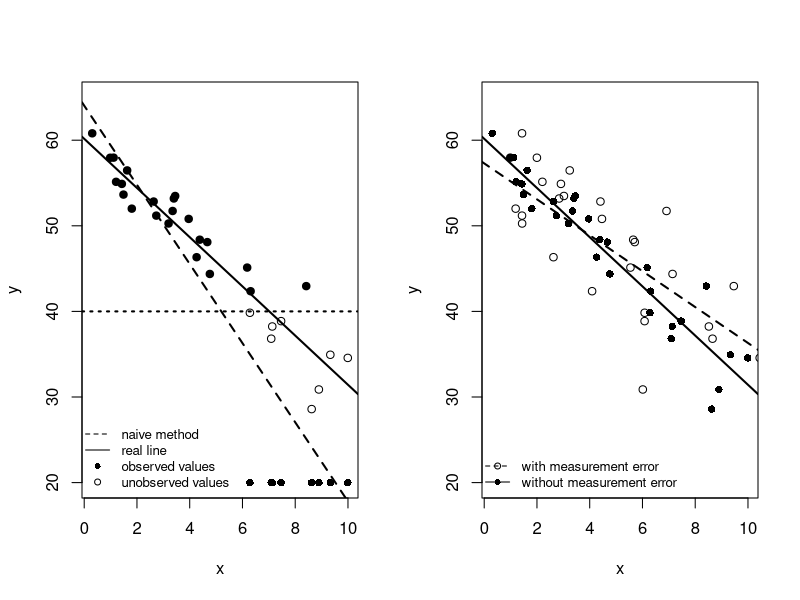

Generate this figure with R:
# Figure 3: censoring and measurement error 
png(file="Figure/Results/Figure 3.png", width=1000, height=500)
par(mfrow = c(1, 2))
set.seed(2023)

# sample size n = 20
n = 30
# Generate random x
x <- runif(n, 0, 10)

# Generate random y = - 10 * x + 100, where e ~ N(0, 5)
e <- rnorm(n, 0, 3)
y <- - 3 * x + 60 + e

# SubFigure 1: censoring
# impute the response value to half the detection limit if the value is < 6.
dl <- 40
y_censored <- ifelse(y < dl, 0.5 * dl, y)

# plot the least square line for imputed y
plot(x, y_censored, pch=16, ylab = "y", ylim = c(20, 65))
mod3 <- lm(y_censored ~ x)
abline(coefficients(mod3), lwd=2, lty = 2)

# Plot the least square line for true y
points(x, y)
mod1 <- lm(y ~ x)
abline(coefficients(mod1), lwd=2, lty = 1)
abline(h = dl, lwd = 2, lty = 3)

legend("bottomleft",c("naive method","real line","observed values", "unobserved values"), lty=c(2,1,0,0),pch=c(NA,NA,16,1), cex=0.8, bty = "n")


# SubFigure 2: measurement error
# Assume x is measured with error, the observed x* = x + eps, where eps ~ N(0, 1.5)
eps <- rnorm(n, 0, 1.5)
x_star <- x + eps

# Plot the least square line for x without measurement error
plot(x, y, pch=16, ylim = c(20, 65))
abline(coefficients(mod1), lwd=2, lty = 1)

# Plot the least square line for x with measurement error
points(x_star, y)
mod2 <- lm(y ~ x_star)
abline(coefficients(mod2), lwd=2, lty = 2)

legend("bottomleft",c("with measurement error","without measurement error"),lty=c(2,1),pch=c(1, 16), cex=.8, bty = "n")
dev.off()

